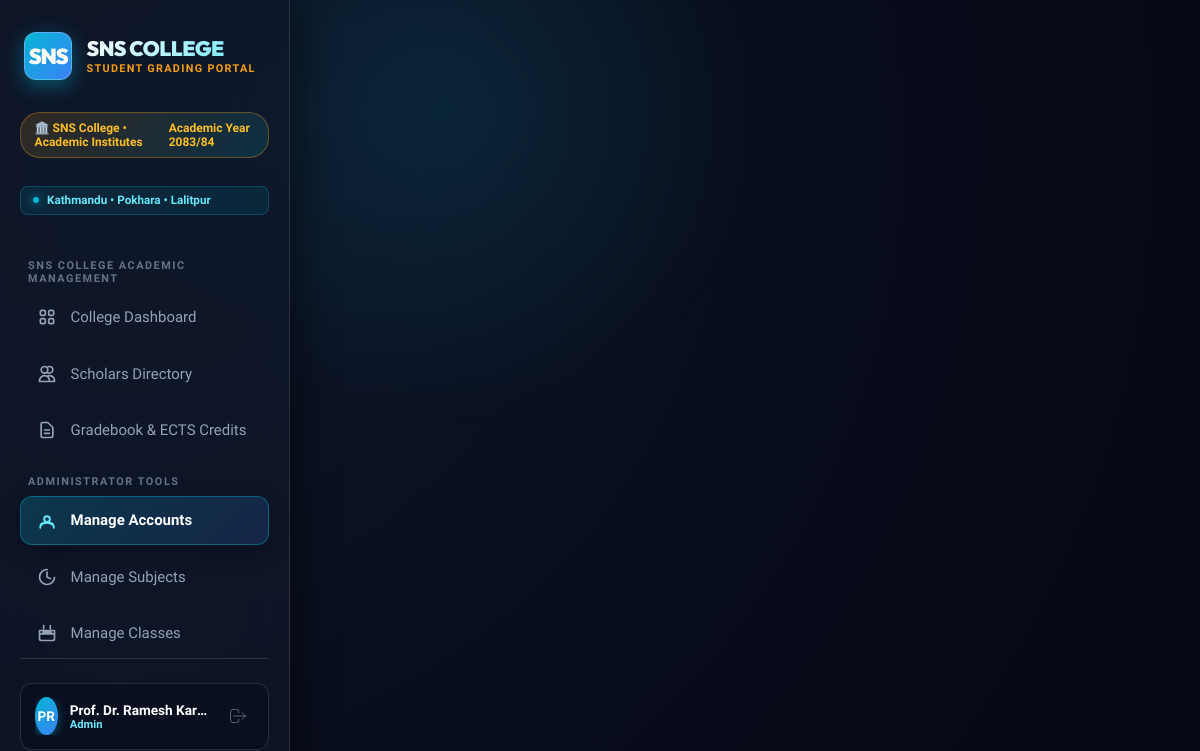
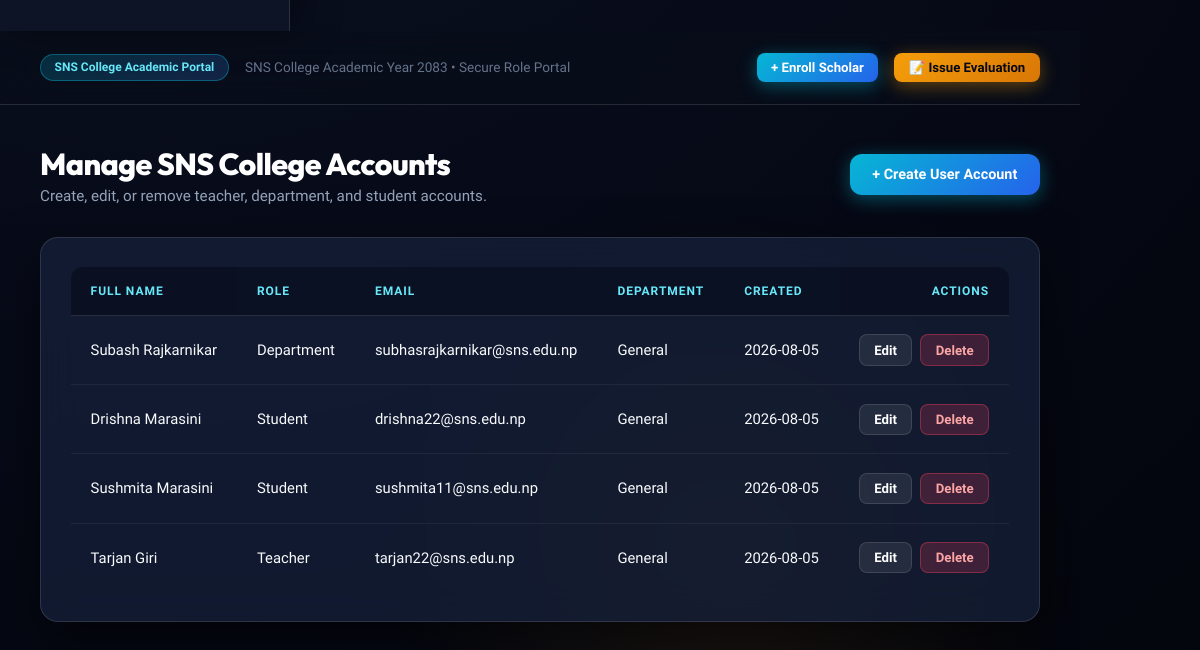
The page /admin/manage-users (signed in) on the database as committed earlier (2 pictures, top to bottom).
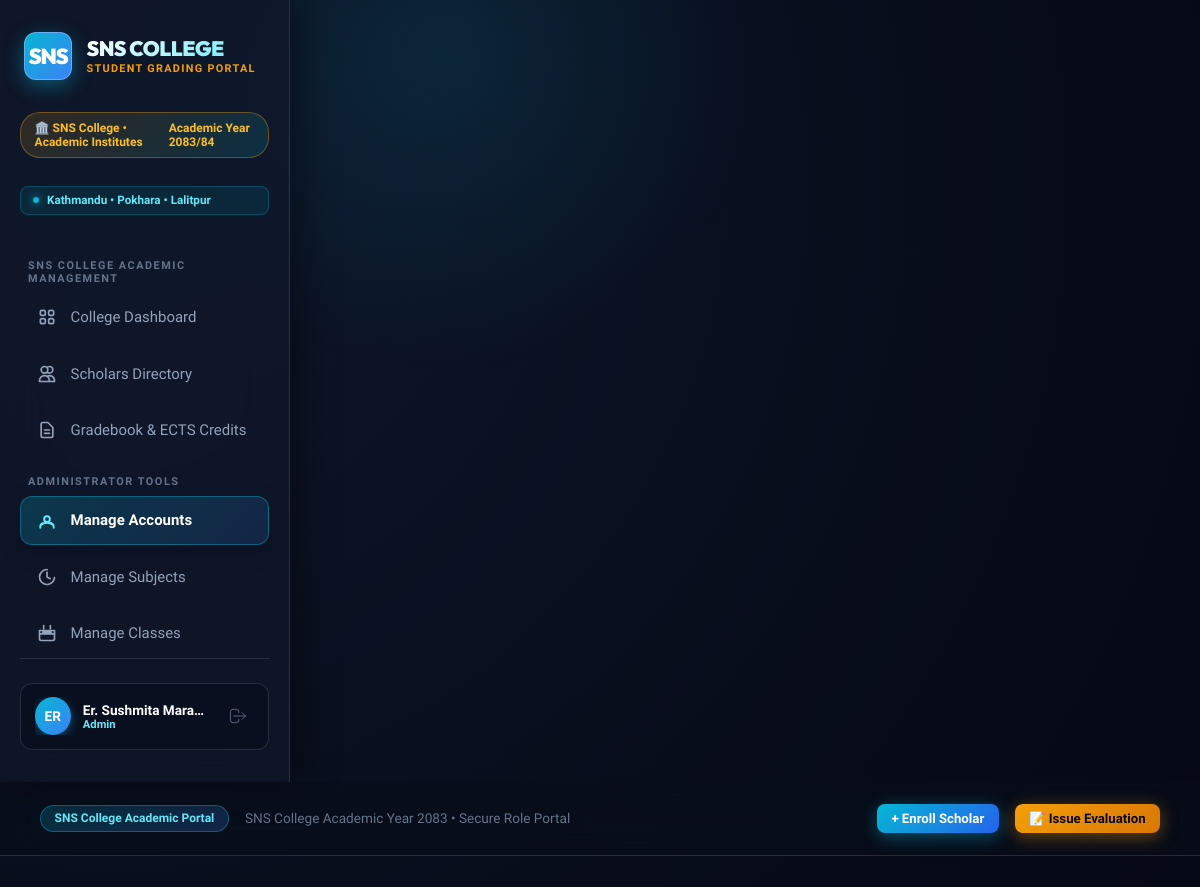
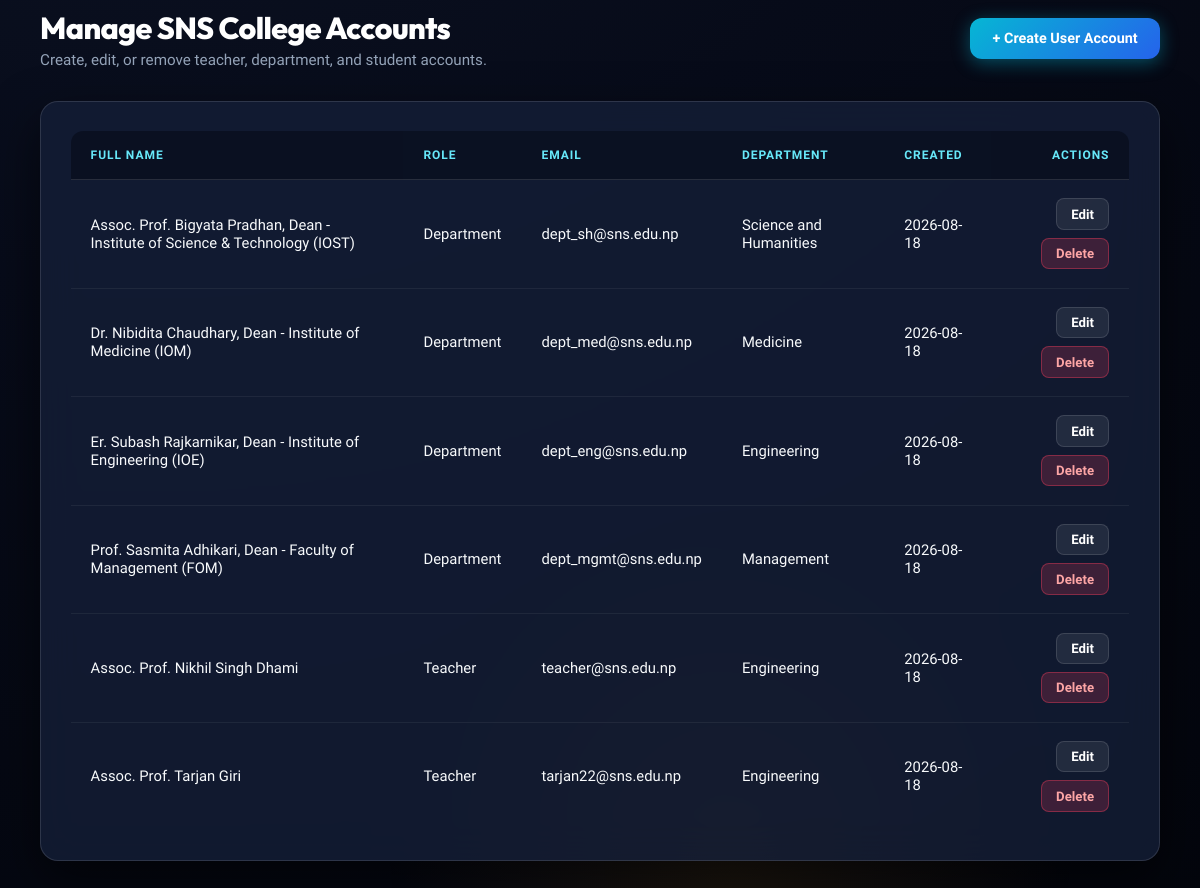
The same page on the database as committed later (2 pictures, top to bottom).
### models.py (models this page shows, shortened)
class User(db.Model):
    __tablename__ = 'users'
    id = db.Column(db.Integer, primary_key=True)
    username = db.Column(db.String(50), unique=True, nullable=False)
    email = db.Column(db.String(100), unique=True, nullable=False)
    full_name = db.Column(db.String(100), nullable=False)
    password_hash = db.Column(db.String(255), nullable=False)
    role = db.Column(db.String(20), default='Teacher')  # 'Admin', 'Teacher', 'Student'
    department = db.Column(db.String(80), default='General')
    created_at = db.Column(db.DateTime, default=datetime.utcnow)

### app.py (the view)
@app.route('/admin/manage-users')
@login_required
def admin_manage_users():
    if g.user.role != 'Admin':
        flash('Only administrators can manage user accounts.', 'warning')
        return redirect(url_for('dashboard'))
    users = User.query.filter(User.role != 'Admin').order_by(User.role, User.full_name).all()
    return render_template('admin_manage_users.html', users=users)

### app.py (called while the page is built)
@app.before_request
def load_logged_in_user():
    user_id = session.get('user_id')
    if user_id is None:
        g.user = None
    else:
        g.user = User.query.get(user_id)

@app.context_processor
def inject_user():
    return dict(current_user=getattr(g, 'user', None), can_manage_grade=user_can_manage_grade, csrf_token=generate_csrf)

def login_required(f):
    @wraps(f)
    def decorated_function(*args, **kwargs):
        if g.user is None:
            flash('Please log in to access this page.', 'warning')
            return redirect(url_for('login', next=request.url))
        return f(*args, **kwargs)
    return decorated_function

### templates/admin_manage_users.html (shortened to what this page needs)
{% extends 'base.html' %}
{% block content %}
<div class="page-header">
    <div>
        <h1 class="page-title">Manage SNS College Accounts</h1>
        <p class="page-subtitle">Create, edit, or remove teacher, department, and student accounts.</p>
    </div>
    <div>
        <a href="{{ url_for('admin_create_user') }}" class="btn btn-primary">+ Create User Account</a>
    </div>
</div>
<div class="card">
    <div class="table-responsive">
        <table class="data-table">
            <thead>
                <tr>
                    <th>Full Name</th>
                    <th>Role</th>
                    <th>Email</th>
                    <th>Department</th>
                    <th>Created</th>
                    <th style="text-align: right;">Actions</th>
                </tr>
            </thead>
            <tbody>
                {% for user in users %}
                <tr>
                    <td>{{ user.full_name }}</td>
                    <td>{{ user.role }}</td>
                    <td>{{ user.email }}</td>
                    <td>{{ user.department or 'General' }}</td>
                    <td>{{ user.created_at.strftime('%Y-%m-%d') if user.created_at else '–' }}</td>
                    <td style="text-align: right;">
                        <div style="display: flex; justify-content: flex-end; gap: 0.5rem; flex-wrap: wrap;">
                            <a href="{{ url_for('admin_edit_user', user_id=user.id) }}" class="btn btn-secondary btn-sm">Edit</a>
                            <form method="POST" action="{{ url_for('admin_delete_user', user_id=user.id) }}" style="display: inline;" onsubmit="return confirm('Delete this account?');">
                                <button type="submit" class="btn btn-danger btn-sm">Delete</button>
                            </form>
                        </div>
                    </td>
                </tr>
                {% else %}
                <tr>
                    <td colspan="6" style="text-align: center; color: var(--text-muted); padding: 2rem;">No additional user accounts have been registered yet.</td>
                </tr>
                {% endfor %}
            </tbody>
        </table>
    </div>
</div>
{% endblock %}

### templates/base.html (shortened to what this page needs)
<DOCTYPE html>
<html lang="en">
<head>
</head>
<body>
    {% if g.user %}
    <aside class="sidebar">
        <a href="{{ url_for('dashboard') }}" class="university-brand">
            <div class="crest-icon">SNS</div>
            <div class="brand-text">
                <span class="brand-name">SNS COLLEGE</span>
                <span class="brand-sub">Student Grading Portal</span>
            </div>
        </a>
        <div class="world-rank-badge">
            <span>🏛️ SNS College • Academic Institutes</span>
            <span>Academic Year 2083/84</span>
        </div>
        <div class="campus-pill">
            <span class="pulse-dot"></span>
            <span>Kathmandu • Pokhara • Lalitpur</span>
        </div>
        <div class="nav-section-title">SNS College Academic Management</div>
        <ul class="nav-links">
            <li>
                <a href="{{ url_for('dashboard') }}" class="nav-link {% if request.endpoint == 'dashboard' %}active{% endif %}">
                    <span>College Dashboard</span>
                </a>
            </li>
            <li>
                <a href="{{ url_for('students') }}" class="nav-link {% if request.endpoint in ['students', 'add_student', 'edit_student'] %}active{% endif %}">
                    <svg fill="none" viewBox="0 0 24 24" stroke="currentColor">
                        <path stroke-linecap="round" stroke-linejoin="round" d="M12 4.354a4 4 0 110 5.292M15 21H3v-1a6 6 0 0112 0v1zm0 0h6v-1a6 6 0 00-9-5.197M13 7a4 4 0 11-8 0 4 4 0 018 0z" />
                    </svg>
                    <span>Scholars Directory</span>
                </a>
            </li>
            <li>
                <a href="{{ url_for('grades') }}" class="nav-link {% if request.endpoint == 'grades' %}active{% endif %}">
                    <svg fill="none" viewBox="0 0 24 24" stroke="currentColor">
                        <path stroke-linecap="round" stroke-linejoin="round" d="M9 12h6m-6 4h6m2 5H7a2 2 0 01-2-2V5a2 2 0 012-2h5.586a1 1 0 01.707.293l5.414 5.414a1 1 0 01.293.707V19a2 2 0 01-2 2z" />
                    </svg>
                    <span>Gradebook & ECTS Credits</span>
                </a>
            </li>
        </ul>
        {% if g.user.role == 'Admin' %}
        <div class="nav-section-title">Administrator Tools</div>
        <ul class="nav-links">
            <li>
                <a href="{{ url_for('admin_manage_users') }}" class="nav-link {% if request.endpoint in ['admin_manage_users', 'admin_create_user', 'admin_edit_user'] %}active{% endif %}">
                    <svg fill="none" viewBox="0 0 24 24" stroke="currentColor">
                        <path stroke-linecap="round" stroke-linejoin="round" d="M5.121 17.804A9.953 9.953 0 0112 15c2.39 0 4.604.8 6.379 2.152M15 11a3 3 0 11-6 0 3 3 0 016 0zM19 20v-1a4 4 0 00-4-4H9a4 4 0 00-4 4v1" />
                    </svg>
                    <span>Manage Accounts</span>
                </a>
            </li>
            <li>
                <a href="{{ url_for('admin_manage_subjects') }}" class="nav-link {% if request.endpoint in ['admin_manage_subjects', 'admin_create_subject', 'admin_edit_subject'] %}active{% endif %}">
                    <svg fill="none" viewBox="0 0 24 24" stroke="currentColor">
                        <path stroke-linecap="round" stroke-linejoin="round" d="M12 6v6l4 2" />
                        <path stroke-linecap="round" stroke-linejoin="round" d="M21 12.79A9 9 0 1112.21 3" />
                    </svg>
                    <span>Manage Subjects</span>
                </a>
            </li>
            <li>
                <a href="{{ url_for('admin_manage_classes') }}" class="nav-link {% if request.endpoint in ['admin_manage_classes', 'admin_create_class', 'admin_edit_class'] %}active{% endif %}">
                    <svg fill="none" viewBox="0 0 24 24" stroke="currentColor">
                        <path stroke-linecap="round" stroke-linejoin="round" d="M8 7V3m8 4V3m-9 8h10M3 13h18M5 21h14a2 2 0 002-2V9H3v10a2 2 0 002 2z" />
                    </svg>
                    <span>Manage Classes</span>
                </a>
            </li>
        </ul>
        {% endif %}
        <div class="sidebar-footer">
            <div class="user-profile-card">
                <div style="display: flex; align-items: center; gap: 0.75rem; overflow: hidden;">
                    <div class="user-avatar">
                        {{ g.user.full_name[:2].upper() }}
                    </div>
                    <div class="user-info">
                        <span class="user-name">{{ g.user.full_name }}</span>
                        <span class="user-role-badge">{{ g.user.role }}</span>
                    </div>
                </div>
                <a href="{{ url_for('logout') }}" class="btn-logout-icon" title="Sign Out">
                    <svg width="20" height="20" fill="none" viewBox="0 0 24 24" stroke="currentColor">
                        <path stroke-linecap="round" stroke-linejoin="round" d="M17 16l4-4m0 0l-4-4m4 4H7m6 4v1a3 3 0 01-3 3H6a3 3 0 01-3-3V7a3 3 0 013-3h4a3 3 0 013 3v1" />
                    </svg>
                </a>
            </div>
        </div>
    </aside>
    {% endif %}
    <div class="main-wrapper">
        {% if g.user %}
        <header class="topbar">
            <div class="topbar-title-section">
                <span class="portal-tag">SNS College Academic Portal</span>
                <span style="color: var(--text-dim); font-size: 0.85rem;">SNS College Academic Year 2083 • Secure Role Portal</span>
            </div>
            <div class="topbar-actions">
                {% if g.user.role != 'Student' %}
                    <a href="{{ url_for('add_student') }}" class="btn btn-primary btn-sm">+ Enroll Scholar</a>
                    <a href="{{ url_for('grades') }}" class="btn btn-gold btn-sm">📝 Issue Evaluation</a>
                {% endif %}
            </div>
        </header>
        {% endif %}
        <main class="content-body">
            {% block content %}{% endblock %}
        </main>
    </div>
</body>
</html>

Rows that differ between the two databases and show on the page:
removed User: full_name "Subash Rajkarnikar", role "Department", email "subhasrajkarnikar@sns.edu.np", department "General", created_at "2026-08-05"
removed User: full_name "Drishna Marasini", role "Student", email "drishna22@sns.edu.np", department "General", created_at "2026-08-05"
removed User: full_name "Sushmita Marasini", role "Student", email "sushmita11@sns.edu.np", department "General", created_at "2026-08-05"
removed User: full_name "Tarjan Giri", role "Teacher", email "tarjan22@sns.edu.np", department "General", created_at "2026-08-05"
changed User "Admin": user "PR" → "ER"; user.full_name "Prof. Dr. Ramesh Kar…" → "Er. Sushmita Mara…"
added User: full_name "Assoc. Prof. Bigyata Pradhan, Dean - Institute of Science & Technology (IOST)", role "Department", email "dept_sh@sns.edu.np", department "Science and Humanities", created_at "2026-08-18"
added User: full_name "Dr. Nibidita Chaudhary, Dean - Institute of Medicine (IOM)", role "Department", email "dept_med@sns.edu.np", department "Medicine", created_at "2026-08-18"
added User: full_name "Er. Subash Rajkarnikar, Dean - Institute of Engineering (IOE)", role "Department", email "dept_eng@sns.edu.np", department "Engineering", created_at "2026-08-18"
added User: full_name "Prof. Sasmita Adhikari, Dean - Faculty of Management (FOM)", role "Department", email "dept_mgmt@sns.edu.np", department "Management", created_at "2026-08-18"
added User: full_name "Assoc. Prof. Nikhil Singh Dhami", role "Teacher", email "teacher@sns.edu.np", department "Engineering", created_at "2026-08-18"
added User: full_name "Assoc. Prof. Tarjan Giri", role "Teacher", email "tarjan22@sns.edu.np", department "Engineering", created_at "2026-08-18"
